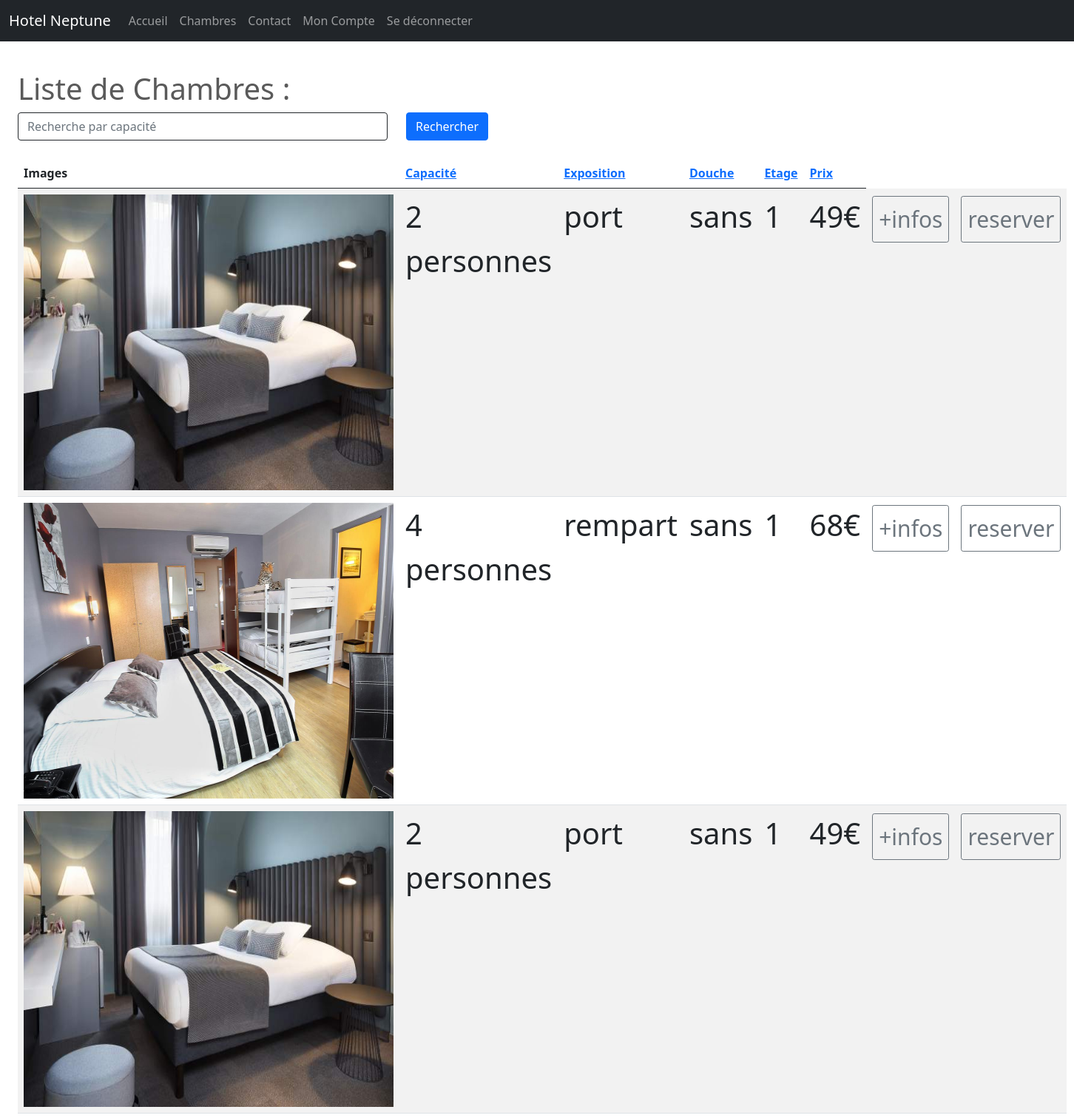
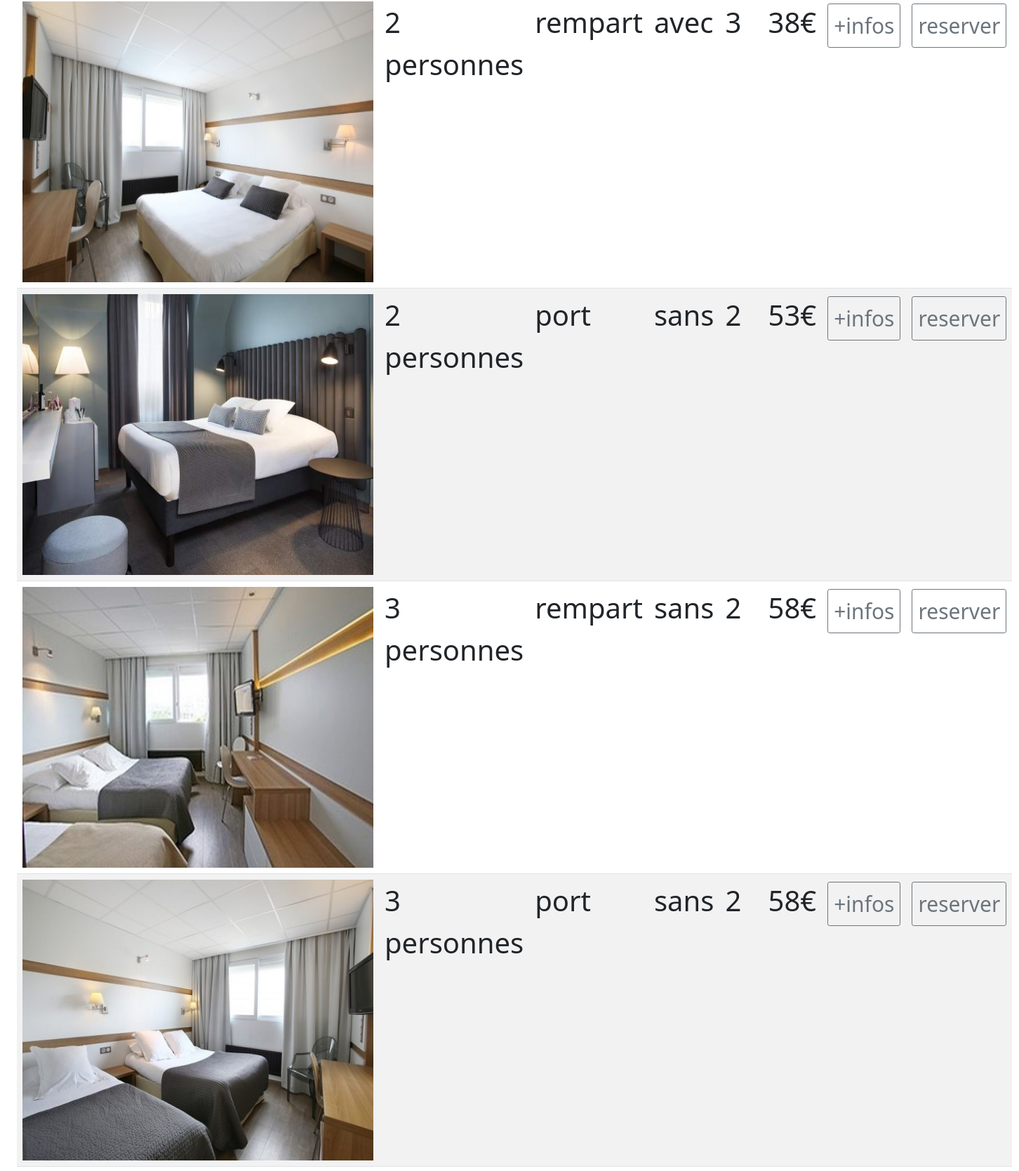
Page /clients/chambre.php (upper part) on the committed database (2 pictures, top to bottom).
### tables this page shows
CREATE TABLE IF NOT EXISTS `chambres` (
  `id_cham` int NOT NULL AUTO_INCREMENT,
  `capacite` int NOT NULL,
  `exposition` varchar(20) DEFAULT NULL,
  `douche` int NOT NULL DEFAULT '0',
  `etage` int NOT NULL,
  `tarif_id` int DEFAULT NULL,
  `avatar` varchar(100) NOT NULL,
  PRIMARY KEY (`id_cham`),
  KEY `tarif_id` (`tarif_id`)
);

CREATE TABLE IF NOT EXISTS `tarifs` (
  `id` int NOT NULL AUTO_INCREMENT,
  `prix` double NOT NULL,
  `libelle` varchar(50) DEFAULT NULL,
  PRIMARY KEY (`id`)
);

### clients/chambre.php (the view, shortened to what this page needs)
<?php
 require 'headerclient.php';
?>
<?php
function withParams(array $data, array $params): string {
    return http_build_query(array_merge($data, $params));
    }
function sortir(string $sortKey, string $label, array $data): string{
    $sort = $data['sort'] ?? null;
    $direction = $data['dir'] ?? null;
    $icon = "";
    $url = withParams($data, ['sort' => $sortKey, 'dir' => $direction === 'asc' && $sort === $sortKey ? 'desc' : 'asc']);
    return <<<HTML
    <a href="?$url">$label $icon</a>
HTML;
}
$query = "SELECT id_cham, avatar, capacite, exposition, douche, etage, prix  FROM tarifs, chambres WHERE id = tarif_id";
$params = [];
$page = (int)($_GET['p'] ?? 1);
$offset = ($page-1) * PER_PAGE;
$query .= " LIMIT " . PER_PAGE . " OFFSET $offset";
$statement = $bdd->prepare($query);
$statement->execute($params);
$chambres = $statement->fetchAll();
?>
<!DOCTYPE html>
<html lang="en">
<head>
    <link rel="stylesheet" href="../css/test.css">
</head>
<body class="p-4">
<br><br><br>
    <h1>Liste de Chambres :</h1>
    <form action="" class="mb-4 ">
        <div class="form-group">
            <input type="text" class="form-control border border-dark" name="q" placeholder="Recherche par capacité" id="recherche">
        </div>
        <button class="btn btn-primary" id="boutton">Rechercher</button>
    </form>
    <table class="table table-striped">
        <thead>
            <tr>
                <th scope="col">Images</th>
                <th scope="col"><?= sortir('capacite', 'Capacité', $_GET)?></th>
                <th scope="col"><?= sortir('exposition', 'Exposition', $_GET)?></th>
                <th scope="col"><?= sortir('douche', 'Douche', $_GET)?></th>
                <th scope="col"><?= sortir('etage', 'Etage', $_GET)?></th>
                <th scope="col"><?= sortir('prix', 'Prix', $_GET)?></th>
            </tr>
        </thead>
        <tbody>
        <?php foreach($chambres as $p): ?>
          <?php
          if($p['douche']==1){
            $d = 'avec';
             }else{
               $d = 'sans';
             }
          ?>
            <tr>
                <td><img src="../Admin/membres/avatars/<?=$p['avatar']?>" alt="" width="500px" height="400px"></td>
                <td><?= $p['capacite']?> personnes</td>
                <td><?= $p['exposition']?></td>
                <td><?= $d?></td>
                <td><?= $p['etage']?></td>
                <td><?= $p['prix']?>€</td>
                <td><a href="infochambre.php?type=<?= $p['id_cham'] ?>" class="btn btn-sm btn-outline-secondary py-2" id="infos">+infos</a></td>
                <td><a href="#" class="btn btn-sm btn-outline-secondary py-2" id="infos">reserver</a></td>
            </tr>
            <?php endforeach ?>
        </tbody>
    </table>
</body>
</html>
<?php
    require '../components/footer.php';
    ?>

### css/carousel.css (style rules this page uses)
body { padding-top: 3rem; padding-bottom: 3rem; color: #5a5a5a; }

### clients/chambre.php (style rules this page uses)
td { font-size: 40px; }
#infos { font-size: 30px; }
#recherche { width: 500px; }
form { display: flex; flex-direction: row; }
#boutton { margin-left: 25px ; }

### rows in the picture
chambres: avatar (picture), capacite "2", exposition "port", douche "sans", etage "1", tarif.prix "49"
chambres: avatar (picture), capacite "4", exposition "rempart", douche "sans", etage "1", tarif.prix "68"
chambres: avatar (picture), capacite "2", exposition "port", douche "sans", etage "1", tarif.prix "49"
chambres: avatar (picture), capacite "2", exposition "rempart", douche "avec", etage "3", tarif.prix "38"
chambres: avatar (picture), capacite "2", exposition "port", douche "sans", etage "2", tarif.prix "53"
chambres: avatar (picture), capacite "3", exposition "rempart", douche "sans", etage "2", tarif.prix "58"
chambres: avatar (picture), capacite "3", exposition "port", douche "sans", etage "2", tarif.prix "58"

### other values in the picture
$label "Capacité Exposition Douche Etage Prix"
